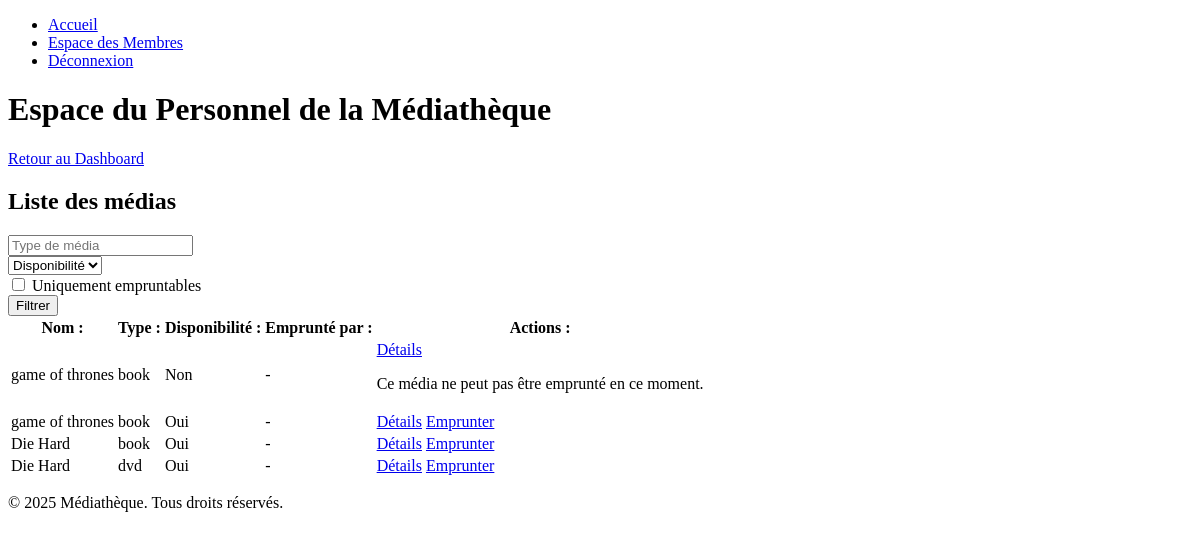
Before: /staff/media/liste/ (signed in) with the older database file.
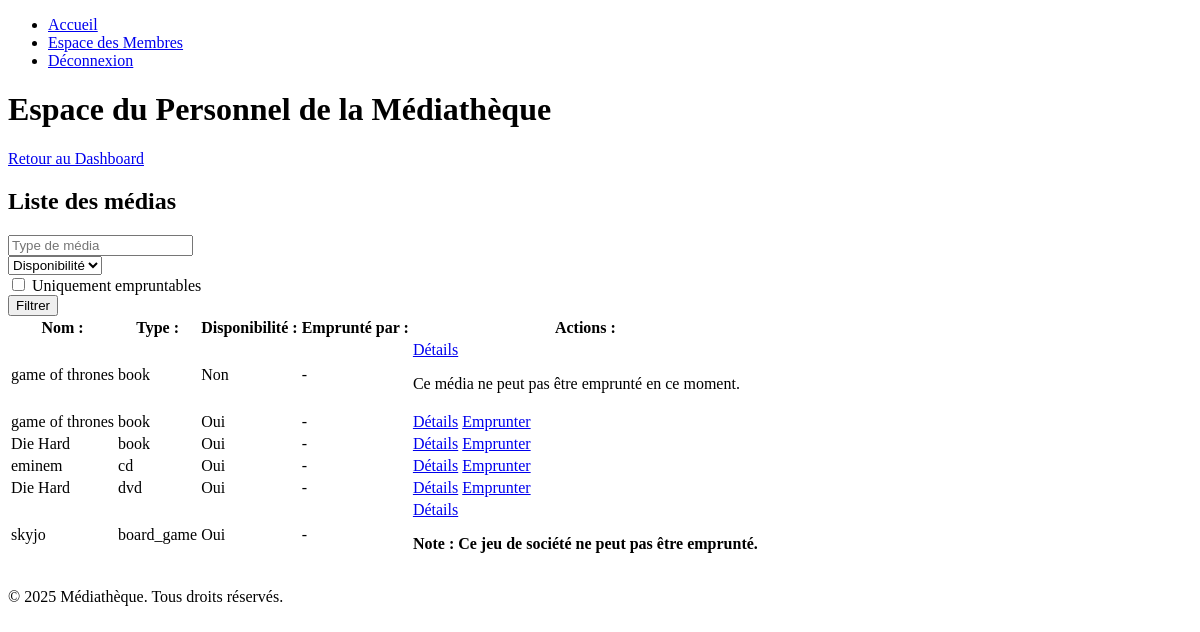
After: the same page with the newer database file.
### mediatheque/staff/models.py (models this page shows, shortened)
class MediaStaff(models.Model):
    name = models.CharField(max_length=200)
    media_type = models.CharField(max_length=50)
    is_available = models.BooleanField(default=True)
    can_borrow = models.BooleanField(default=True)
    description = models.TextField(blank=True, null=True)
    content_type = models.ForeignKey(ContentType, on_delete=models.CASCADE)
    object_id = models.PositiveIntegerField(null=True, blank=True)
    content_object = GenericForeignKey('content_type', 'object_id')
    MEDIA_TYPE = None  # Définie dans les sous-classes
    def is_borrowable_by(self, user):
        if not self.is_available or not self.can_borrow:
            return False
        if StaffBorrowItem.objects.filter(media=self, is_returned=False).exists():
            return False
        if user.role not in [User.CLIENT, User.STAFF]:
            return False
        return True
    class Meta:
        permissions = [
            ("can_view_media", "Peut voir les détails d\’un média"),
        ]
        verbose_name = "Média"
        verbose_name_plural = "Médias"

class BookStaff(MediaStaff):
    author = models.CharField(max_length=200)
    MEDIA_TYPE = 'book'

class MediaStaff(models.Model):
    name = models.CharField(max_length=200)
    media_type = models.CharField(max_length=50)
    is_available = models.BooleanField(default=True)
    can_borrow = models.BooleanField(default=True)
    description = models.TextField(blank=True, null=True)
    content_type = models.ForeignKey(ContentType, on_delete=models.CASCADE)
    object_id = models.PositiveIntegerField(null=True, blank=True)
    content_object = GenericForeignKey('content_type', 'object_id')
    MEDIA_TYPE = None  # Définie dans les sous-classes
    def is_borrowable_by(self, user):
        if not self.is_available or not self.can_borrow:
            return False
        if StaffBorrowItem.objects.filter(media=self, is_returned=False).exists():
            return False
        if user.role not in [User.CLIENT, User.STAFF]:
            return False
        return True
    class Meta:
        permissions = [
            ("can_view_media", "Peut voir les détails d\’un média"),
        ]
        verbose_name = "Média"
        verbose_name_plural = "Médias"

class DVDStaff(MediaStaff):
    producer = models.CharField(max_length=200)
    MEDIA_TYPE = 'dvd'

class CDStaff(MediaStaff):
    artist = models.CharField(max_length=200)
    MEDIA_TYPE = 'cd'

class BoardGameStaff(MediaStaff):
    creators = models.CharField(max_length=100)
    is_visible = models.BooleanField(default=True)
    game_type = models.CharField(max_length=100, blank=True, null=True)
    MEDIA_TYPE = 'board_game'
    def is_borrowable_by(self, user):
        return False  # Les jeux de société ne peuvent pas être empruntés

### mediatheque/staff/views/media_views.py (the view)
# urls.py: path('media/liste/', media_views.media_list, name='media_liste'),
@login_required
@permission_required('authentification.can_view_media', raise_exception=True)
def media_list(request):
    available_filter = request.GET.get('available', None)
    only_borrowable = request.GET.get('only_borrowable', '')
    if available_filter == "true":
        all_books = BookStaff.objects.filter(is_available=True)
        all_cds = CDStaff.objects.filter(is_available=True)
        all_dvds = DVDStaff.objects.filter(is_available=True)
        all_boardgames = BoardGameStaff.objects.filter(is_available=True)
    elif available_filter == "false":
        all_books = BookStaff.objects.filter(is_available=False)
        all_cds = CDStaff.objects.filter(is_available=False)
        all_dvds = DVDStaff.objects.filter(is_available=False)
        all_boardgames = BoardGameStaff.objects.filter(is_available=False)
    else:
        all_books = BookStaff.objects.all()
        all_cds = CDStaff.objects.all()
        all_dvds = DVDStaff.objects.all()
        all_boardgames = BoardGameStaff.objects.all()
    media_type_filter = request.GET.get('media_type', '')
    if media_type_filter:
        all_books = all_books.filter(media_type__icontains=media_type_filter)
        all_cds = all_cds.filter(media_type__icontains=media_type_filter)
        all_dvds = all_dvds.filter(media_type__icontains=media_type_filter)
        all_boardgames = all_boardgames.filter(media_type__icontains=media_type_filter)
    if only_borrowable == "true":
        all_books = all_books.filter(can_borrow=True)
        all_cds = all_cds.filter(can_borrow=True)
        all_dvds = all_dvds.filter(can_borrow=True)
        all_boardgames = all_boardgames.filter(can_borrow=True)
    all_media = list(all_books) + list(all_cds) + list(all_dvds) + list(all_boardgames)
    paginator = Paginator(all_media, 10)
    page_number = request.GET.get('page')
    page_obj = paginator.get_page(page_number)
    media_ids = [media.pk for media in page_obj]
    active_borrows = StaffBorrowItem.objects.filter(media_id__in=media_ids, is_returned=False)
    borrow_dict = {borrow.media_id: borrow for borrow in active_borrows}
    for media in page_obj:
        media.borrow_record = borrow_dict.get(media.pk)
        media.can_be_borrowed_by_user = media.is_borrowable_by(request.user)
        if media.borrow_record:
            media.borrower = media.borrow_record.user
        else:
            media.borrower = None
    context = {
        'media_type_filter': media_type_filter,
        'available_filter': available_filter,
        'available_filter_is_true': available_filter == "true",
        'available_filter_is_false': available_filter == "false",
        'only_borrowable': only_borrowable,
        'only_borrowable_checked': only_borrowable == "true",
        'page_obj': page_obj,
    }
    return render(request, 'staff/media/media_list.html', context)

### mediatheque/staff/templates/staff/media/media_list.html (shortened to what this page needs)
{% extends 'base.html' %}
{% block return_link %}
<h1>Espace du Personnel de la Médiathèque</h1>
<a href="{% url 'staff:espace_staff' %}">Retour au Dashboard</a>
{% endblock %}
{% block content %}
<div class="container mt-4">
    <h2>Liste des médias</h2>
    <form method="get" class="row g-2 mb-4 align-items-end">
        <div class="col-md-3">
            <input type="text" name="media_type" value="{{ media_type_filter }}" placeholder="Type de média"
                   class="form-control">
        </div>
        <div class="col-md-3">
            <select name="available" class="form-control">
                <option value="">Disponibilité</option>
            </select>
        </div>
        <div class="col-md-3 d-flex align-items-center">
            <div class="form-check">
                <input class="form-check-input" type="checkbox" name="only_borrowable" value="true" id="borrowableCheck"
                       {% if only_borrowable_checked %}checked{% endif %}>
                <label class="form-check-label" for="borrowableCheck">
                    Uniquement empruntables
                </label>
            </div>
        </div>
        <div class="col-md-3">
            <button type="submit" class="btn btn-primary">Filtrer</button>
        </div>
    </form>
    <table class="table table-striped">
        <thead>
        <tr>
            <th>Nom :</th>
            <th>Type :</th>
            <th>Disponibilité :</th>
            <th>Emprunté par :</th>
            <th>Actions :</th>
        </tr>
        </thead>
        <tbody>
        {% for item in page_obj %}
        <tr>
            <td>{{ item.name }}</td>
            <td>{{ item.media_type }}</td>
            <td>
                {% if item.is_available %}
                <span class="text-success">Oui</span>
                {% else %}
                <span class="text-danger">Non</span>
                {% endif %}
            </td>
            <td>
                {% if item.borrower %}
                {{ item.borrower.get_full_name }}
                {% else %}
                -
                {% endif %}
            </td>
            <td>
                <a href="{% url 'staff:media_detail' item.pk %}" class="btn btn-sm btn-outline-primary">Détails</a>
                {% if item.media_type == "board_game" %}
                <p><strong>Note : Ce jeu de société ne peut pas être emprunté.</strong></p>
                {% else %}
                {% if item.is_available and item.can_be_borrowed_by_user %}
                <a href="{% url 'staff:emprunter' item.pk %}" class="btn btn-sm btn-success">Emprunter</a>
                {% else %}
                <p>Ce média ne peut pas être emprunté en ce moment.</p>
                {% endif %}
                {% endif %}
            </td>
        </tr>
        {% empty %}
        <tr>
            <td colspan="5">Aucun média trouvé.</td>
        </tr>
        {% endfor %}
        </tbody>
    </table>
</div>
{% endblock %}

### mediatheque/templates/base.html (shortened to what this page needs)
<!DOCTYPE html>
<html lang="fr">
<head>
</head>
<body>
<header>
    <nav>
        <ul>
            <li><a href="{% url 'authentification:home' %}">Accueil</a></li>
            {% if user.is_authenticated %}
            {% if user.role == 'staff' %}
            <li><a href="{% url 'authentification:espace_staff' %}">Espace des Membres</a></li>
            {% elif user.role == 'client' %}
            <li><a href="{% url 'client:espace_client' %}">Espace du Personnel</a></li>
            {% endif %}
            <li><a href="{% url 'authentification:deconnexion' %}">Déconnexion</a></li>
            {% else %}
            <li><a href="{% url 'authentification:connexion' %}">Connexion</a></li>
            <li><a href="{% url 'authentification:inscription' %}">Inscription</a></li>
            {% endif %}
        </ul>
    </nav>
    {% block return_link %}{% endblock %}
</header>
<div class="container">
    {% block content %}
    {% endblock %}
</div>
<footer>
    <p>© 2025 Médiathèque. Tous droits réservés.</p>
</footer>
</body>
</html>

Changed rows visible on the page:
added CDStaff: name "eminem", media_type "cd", shows "Oui", shows "Emprunter"
added BoardGameStaff: name "skyjo", media_type "board_game", shows "Oui", shows "Note : Ce jeu de société ne peut pas être emprunté."
